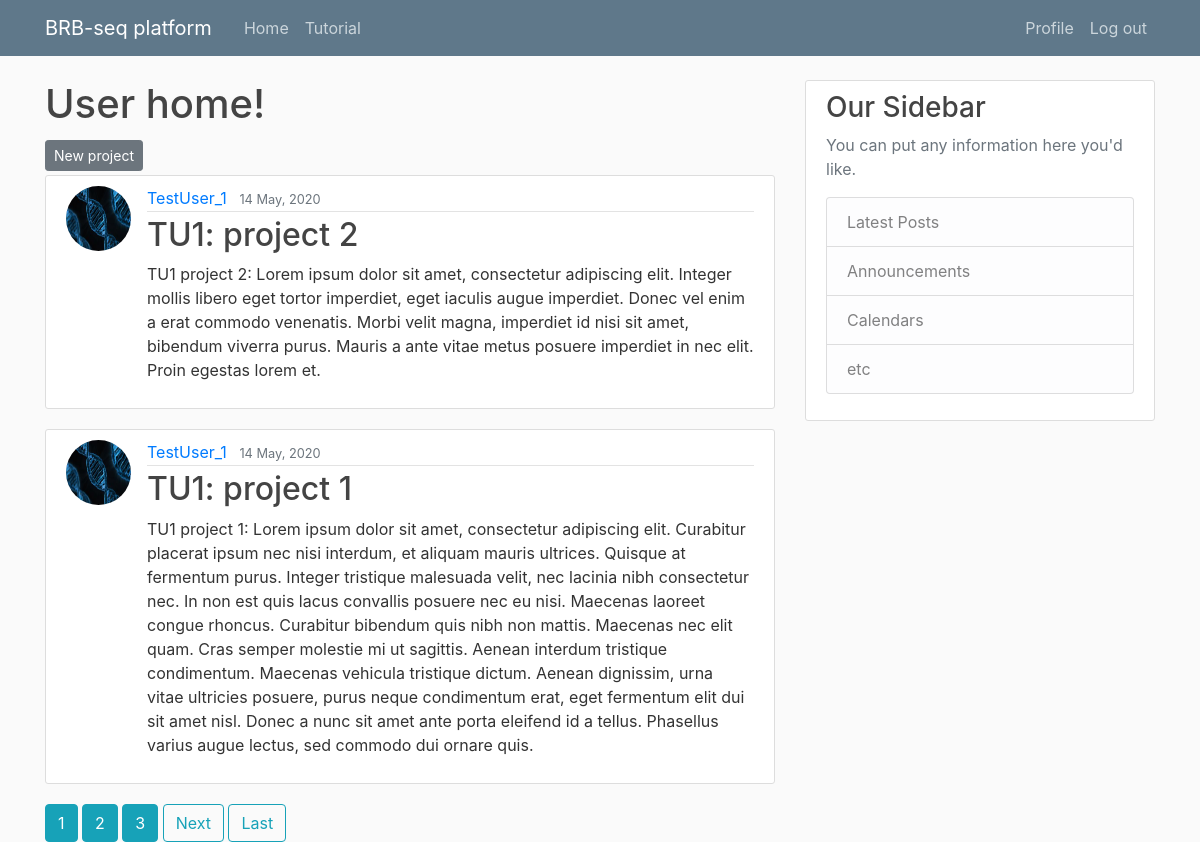
The page /userHome/userHome/ (signed in) on the database its author committed.
### userHome/models.py (models this page shows, shortened)
class Project(models.Model):
	author = models.ForeignKey(User, on_delete = models.CASCADE)
	name = models.CharField(max_length = 100)
	description = models.TextField()
	date_created = models.DateTimeField(auto_now_add = True)
	date_updated = models.DateTimeField(auto_now = True)

### users/models.py (models this page shows, shortened)
class Profile(models.Model):
	user = models.OneToOneField(User, on_delete = models.CASCADE)
	image = models.ImageField(default = 'default.jpg', upload_to = 'profile_pics')

### userHome/views.py (the view)
# urls.py: path('userHome/', ProjectListView.as_view(), name = 'user-home'),
class ProjectListView(ListView):
	model = Project
	template_name = 'userHome/home.html'
	context_object_name = 'projects'
	ordering = ['-date_created']
	paginate_by = 5

### userHome/templates/userHome/home.html (shortened to what this page needs)
{% extends "userHome/base.html" %}
{% block content %}
	<h1> User home! </h1>
	<a class="btn btn-secondary btn-sm mt-1 mb-1" href="{% url 'project-create' %}"> New project </a>
	{% for project in projects %}
		{% if project.author  == user %}
		 	<article class="media content-section">
          	<img class="rounded-circle article-img" src={{ project.author.profile.image.url }}>
				<div class="media-body">
			   		<div class="article-metadata">
			      		<a class="mr-2" href="#">{{ project.author }}</a>
			      		<small class="text-muted">{{ project.date_created|date:"d F, Y"}}</small>
			    	</div>
			    	<h2><a class="article-title" href="{% url 'project-detail' project.id %}">{{ project.name }}</a></h2>
			    	<p class="article-content">{{ project.description }}</p>
				</div>
			</article>
		{% endif %}
	{% endfor %}
	{% if is_paginated %}
		{% for num in page_obj.paginator.page_range %}
			{% if page_obj.number == num %}
				<a class="btn btn-info mb4" href="?page={{ num }}">{{ num }}</a>
			{% elif num > page_obj.number|add:'-3' and num < page_obj.number|add:'3'  %}
				<a class="btn btn-info mb4" href="?page={{ num }}">{{ num }}</a>
			{% endif %}
		{% endfor %}
		{% if page_obj.has_next %}
			<a class="btn btn-outline-info mb4" href="?page=page_obj.next_page_number">Next</a>
			<a class="btn btn-outline-info mb4" href="?page={{ page_obj.paginator.num_pages }}">Last</a>
		{% endif%}
	{% endif %}
{% endblock content %}

### userHome/templates/userHome/base.html (shortened to what this page needs)
{% load static %}
<!DOCTYPE html>
<html>
<head>
    <link rel="stylesheet" href="https://maxcdn.bootstrapcdn.com/bootstrap/4.0.0/css/bootstrap.min.css">
    <link rel="stylesheet" type="text/css" href="{% static 'userHome/main.css' %}">
</head>
<body>
	<header class="site-header">
	  <nav class="navbar navbar-expand-md navbar-dark bg-steel fixed-top">
	    <div class="container">
	      <a class="navbar-brand mr-4" href="{% url 'user-home' %}">BRB-seq platform</a>
	      <div class="collapse navbar-collapse" id="navbarToggle">
	        <div class="navbar-nav mr-auto">
	          <a class="nav-item nav-link" href="{% url 'user-home' %}">Home</a>
	          <a class="nav-item nav-link" href="{% url 'user-tutorial' %}">Tutorial</a>
	        </div>
	        <div class="navbar-nav">
	          {% if user.is_authenticated %}
	        	<a class="nav-item nav-link" href="{% url 'Profile' %}">Profile</a>
	          	<a class="nav-item nav-link" href="{% url 'Log out' %}">Log out</a>
	          {% else %}
	          	<a class="nav-item nav-link" href="{% url 'Log in' %}">Log in</a>
	          	<a class="nav-item nav-link" href="{% url 'Register' %}">Register</a>
	          {% endif %}
	        </div>
	      </div>
	    </div>
	  </nav>
	</header>
	<main role="main" class="container">
	  <div class="row">
	    <div class="col-md-8">
	      {% block content %}{% endblock %}
	    </div>
	    <div class="col-md-4">
	      <div class="content-section">
	        <h3>Our Sidebar</h3>
	        <p class='text-muted'>You can put any information here you'd like.
	          <ul class="list-group">
	            <li class="list-group-item list-group-item-light">Latest Posts</li>
	            <li class="list-group-item list-group-item-light">Announcements</li>
	            <li class="list-group-item list-group-item-light">Calendars</li>
	            <li class="list-group-item list-group-item-light">etc</li>
	          </ul>
	        </p>
	      </div>
	    </div>
	  </div>
	</main>
</body>
</html>

### userHome/static/userHome/main.css (style rules this page uses)
body { background: #fafafa; color: #333333; margin-top: 5rem; }
h1, h2, h3, h4, h5, h6 { color: #444444; }
ul { margin: 0; }
.bg-steel { background-color: #5f788a; }
.site-header .navbar-nav .nav-link { color: #cbd5db; }
.content-section { background: #ffffff; padding: 10px 20px; border: 1px solid #dddddd; border-radius: 3px; margin-bottom: 20px; }
.article-title { color: #444444; }
.article-content { white-space: pre-line; }
.article-img { height: 65px; width: 65px; margin-right: 16px; }
.article-metadata { padding-bottom: 1px; margin-bottom: 4px; border-bottom: 1px solid #e3e3e3 }

### rows shown on the page
Project: author.profile.image (placeholder picture), author "TestUser_1", date_created "14 May, 2020", name "TU1: project 2", description "TU1 project 2: Lorem ipsum dolor sit amet, consectetur adipiscing elit. Integer mollis libero eget tortor imperdiet, eget iaculis augue imperdiet. Donec vel enim a erat commodo venenatis. Morbi velit magna, imperdiet id nisi sit amet, bibendum viverra purus. Mauris a ante vitae metus posuere imperdiet in nec elit. Proin egestas lorem et."
Project: author.profile.image (placeholder picture), author "TestUser_1", date_created "14 May, 2020", name "TU1: project 1", description "TU1 project 1: Lorem ipsum dolor sit amet, consectetur adipiscing elit. Curabitur placerat ipsum nec nisi interdum, et aliquam mauris ultrices. Quisque at fermentum purus. Integer tristique malesuada velit, nec lacinia nibh consectetur nec. In non est quis lacus convallis posuere nec eu nisi. Maecenas laoreet congue rhoncus. Curabitur bibendum quis nibh non mattis. Maecenas nec elit quam. Cras semper molestie mi ut sagittis. Aenean interdum tristique condimentum. Maecenas vehicula tristique dictum. Aenean dignissim, urna vitae ultricies posuere, purus neque condimentum erat, eget fermentum elit dui sit amet nisl. Donec a nunc sit amet ante porta eleifend id a tellus. Phasellus varius augue…"

### other values the page prints
{{ num }} "1"
{{ num }} "2" "3"
